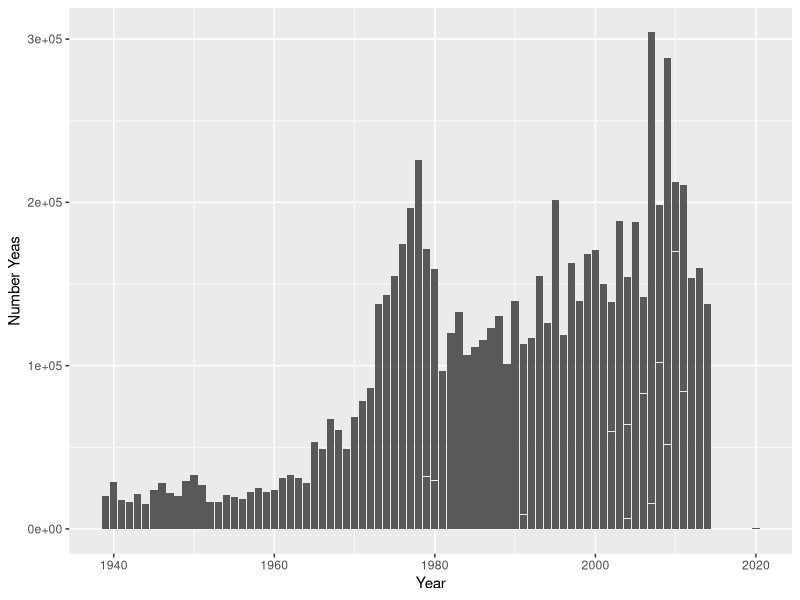
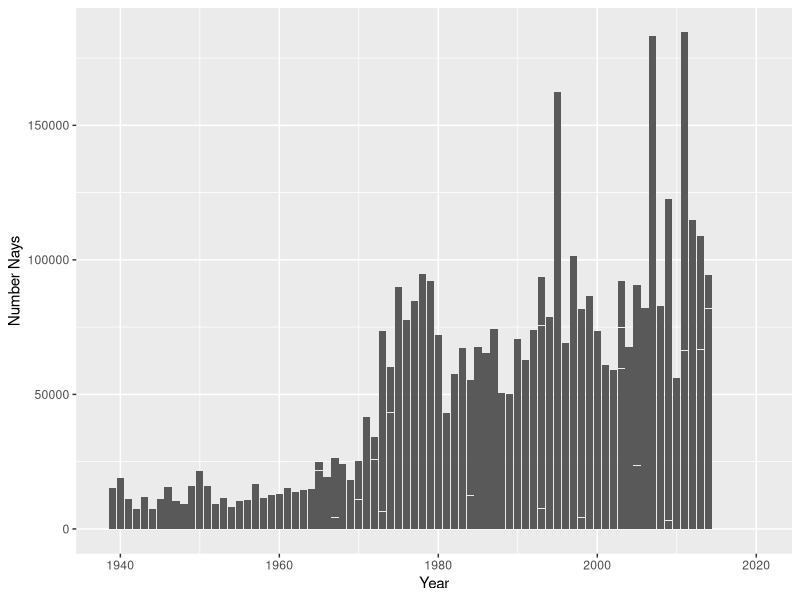
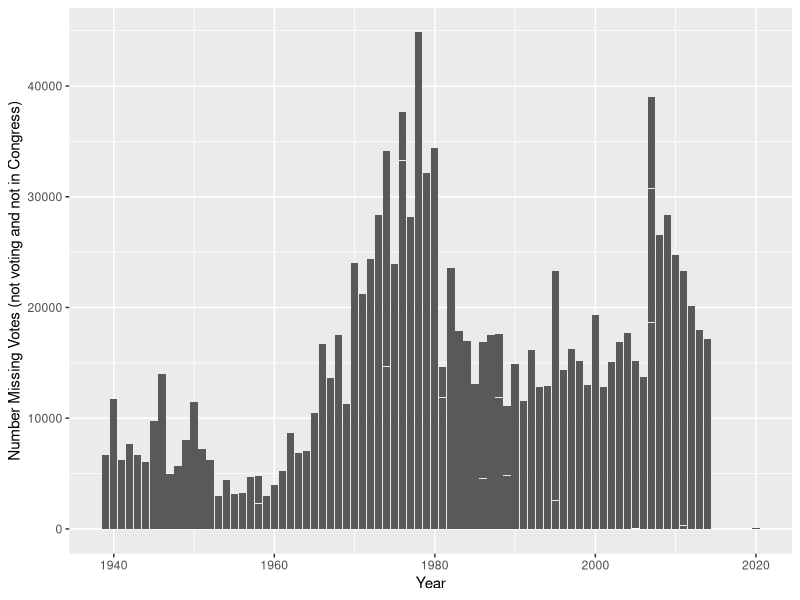

Source code (R) for these figures, in order:
## ---- chunk 1
library(tidyverse)
library(ggplot2)
data <- read.csv("data/Party Voting Splits(main).csv")

data

## ---- chunk 2
data1 <- data |>
  mutate(congress_number = X35,
         roll_call_number = X1,
         month = X12,
         day = X7,
         year = X1857,
         number_missing_votes = X26,
         number_yeas = X211,
         number_nays = X6,
         number_republican_yeas = X82,
         number_republican_nays = X3,
         number_democrat_yeas = X124,
         number_democrat_nays = X0) |>
  filter(congress_number >= 76) |>
  select(congress_number, roll_call_number, month, day, year, number_missing_votes, number_yeas, number_nays, number_republican_yeas, number_republican_nays, number_democrat_yeas, number_democrat_nays)

data1
## ---- chunk 3
data2 <- data1 |>
  ggplot(data = data1,
       mapping = aes(x = year,
                     y = number_yeas)) +
  geom_col() + 
  labs(
    x = "Year",
    y = "Number Yeas")

data2
## ---- chunk 4
data3 <- data1 |>
  ggplot(data = data1,
       mapping = aes(x = year,
                     y = number_nays)) +
  geom_col()+ 
  labs(
    x = "Year",
    y = "Number Nays") 

data3

## ---- chunk 5
data4 <- data1 |>
  ggplot(data = data1,
       mapping = aes(x = year,
                     y = number_missing_votes)) +
  geom_col()+ 
  labs(
    x = "Year",
    y = "Number Missing Votes (not voting and not in Congress)") 

data4

